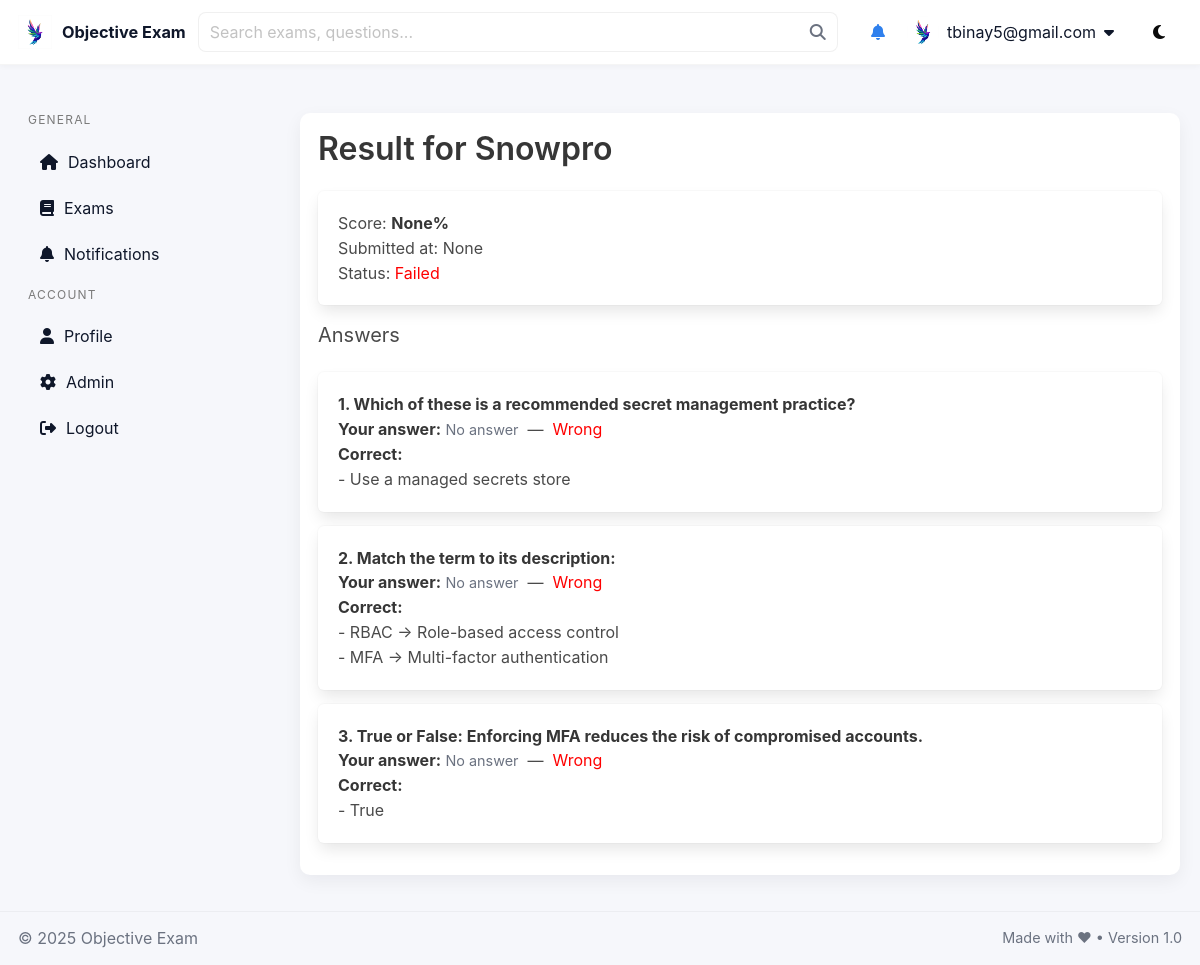
/quiz/exam/39/result/ (signed in), run on an earlier commit of the app's database.
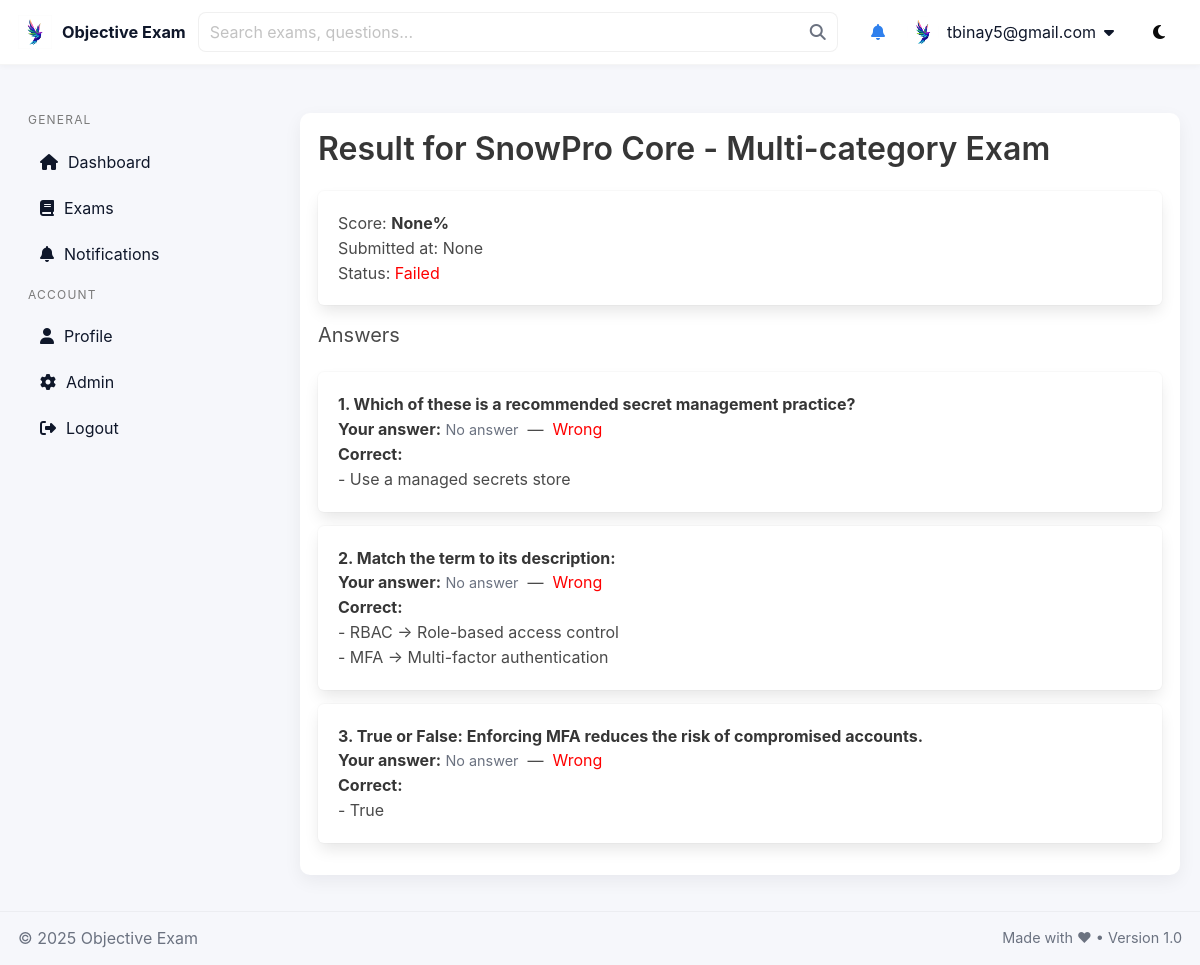
And on a later commit of the database.
### quiz/models.py (models this page shows, shortened)
class UserExam(models.Model):
    user = models.ForeignKey(User, on_delete=models.CASCADE)
    exam = models.ForeignKey(Exam, on_delete=models.CASCADE)
    started_at = models.DateTimeField(auto_now_add=True)
    submitted_at = models.DateTimeField(null=True, blank=True)
    score = models.FloatField(null=True, blank=True)
    question_order = models.JSONField(null=True, blank=True)
    current_index = models.IntegerField(default=0)
    passed = models.BooleanField(null=True, blank=True, help_text='True if this attempt passed according to exam.passing_score')

class Exam(models.Model):
    title = models.CharField(max_length=255)
    category = models.ForeignKey(Category, on_delete=models.SET_NULL, null=True, blank=True)
    categories = models.ManyToManyField(Category, blank=True, related_name='exams')
    question_count = models.PositiveIntegerField(default=10)
    duration_seconds = models.PositiveIntegerField()
    is_published = models.BooleanField(default=False)
    level = models.PositiveIntegerField(
        default=1,
        help_text='Progression level for this exam (1 = beginner).'
    )
    passing_score = models.FloatField(
        default=50.0,
        help_text='Percentage required to pass (0-100).'
    )
    prerequisite_exams = models.ManyToManyField(
        'self',
        blank=True,
        symmetrical=False,
        related_name='dependent_exams',
        help_text='If set, user must pass these exams before taking this exam.'
    )

### quiz/views.py (the view)
# urls.py: path("exam/<int:user_exam_id>/result/", views.exam_result, name="exam_result"),
@login_required
def exam_result(request, user_exam_id):
    ue = get_object_or_404(UserExam, pk=user_exam_id, user=request.user)
    answers = ue.answers.select_related('question', 'choice')
    return render(request, 'quiz/result.html', {'user_exam': ue, 'answers': answers})

### quiz/context_processors.py (called while the page is built)
def unread_notifications_count(request):
    if not request.user.is_authenticated:
        return {'unread_count': 0}
    qs = Notification.objects.order_by('-created_at')
    visible = [n for n in qs if (not n.users.exists()) or (request.user in n.users.all())]
    count = sum(1 for n in visible if n.unread_for(request.user))
    return {'unread_count': count}

### templates/quiz/result.html (shortened to what this page needs)
{% extends 'quiz/base.html' %}
{% load dict_extras %}
{% block content %}
<h2 class="title">Result for {{ user_exam.exam.title }}</h2>
<div class="box" style="margin-bottom:18px;">
  <p>Score: <strong>{{ user_exam.score }}%</strong></p>
  <p>Submitted at: {{ user_exam.submitted_at }}</p>
  <p>
    Status:
    {% if user_exam.passed %}
      <span style="color:green">Passed</span>
    {% else %}
      <span style="color:red">Failed</span>
    {% endif %}
  </p>
</div>
<h3 class="subtitle">Answers</h3>
{% for ans in answers %}
  <div class="box" style="margin-bottom:14px;">
    <p><strong>{{ forloop.counter }}. {{ ans.question.text }}</strong></p>
    <p><strong>Your answer:</strong>
      {% if ans.choice %}
        {{ ans.choice.text }}
      {% elif ans.raw_answer %}
        {{ ans.raw_answer }}
      {% else %}
        <span class="small-muted">No answer</span>
      {% endif %}
      &nbsp;—&nbsp;
      {% if ans.is_correct %}
        <span style="color:green">Correct</span>
      {% else %}
        <span style="color:red">Wrong</span>
      {% endif %}
    </p>
    <p><strong>Correct:</strong></p>
    <div>
      {% if ans.question.question_type == 'single' or ans.question.question_type == 'dropdown' or ans.question.question_type == 'tf' or ans.question.question_type == 'multi' %}
        {% for c in ans.question.choices.all %}
          {% if c.is_correct %}
            <div>- {{ c.text }}</div>
          {% endif %}
        {% endfor %}
      {% elif ans.question.question_type == 'match' %}
        {% for p in ans.question.matching_pairs %}
          <div>- {{ p.left }} → {{ p.right }}</div>
        {% endfor %}
      {% elif ans.question.question_type == 'fill' %}
        <div>- {{ ans.question.correct_text }}</div>
      {% elif ans.question.question_type == 'numeric' %}
        <div>- {{ ans.question.numeric_answer }} (±{{ ans.question.numeric_tolerance }})</div>
      {% elif ans.question.question_type == 'order' %}
        {% for item in ans.question.ordering_items %}
          <div>- {{ item }}</div>
        {% endfor %}
      {% else %}
        <div class="small-muted">No correct-answer data available for this type.</div>
      {% endif %}
    </div>
  </div>
{% endfor %}
{% endblock %}

What changed in the data, as far as the page shows it:
changed through a linked row, UserExam "None": exam "Snowpro" → "SnowPro Core - Multi-category Exam"
